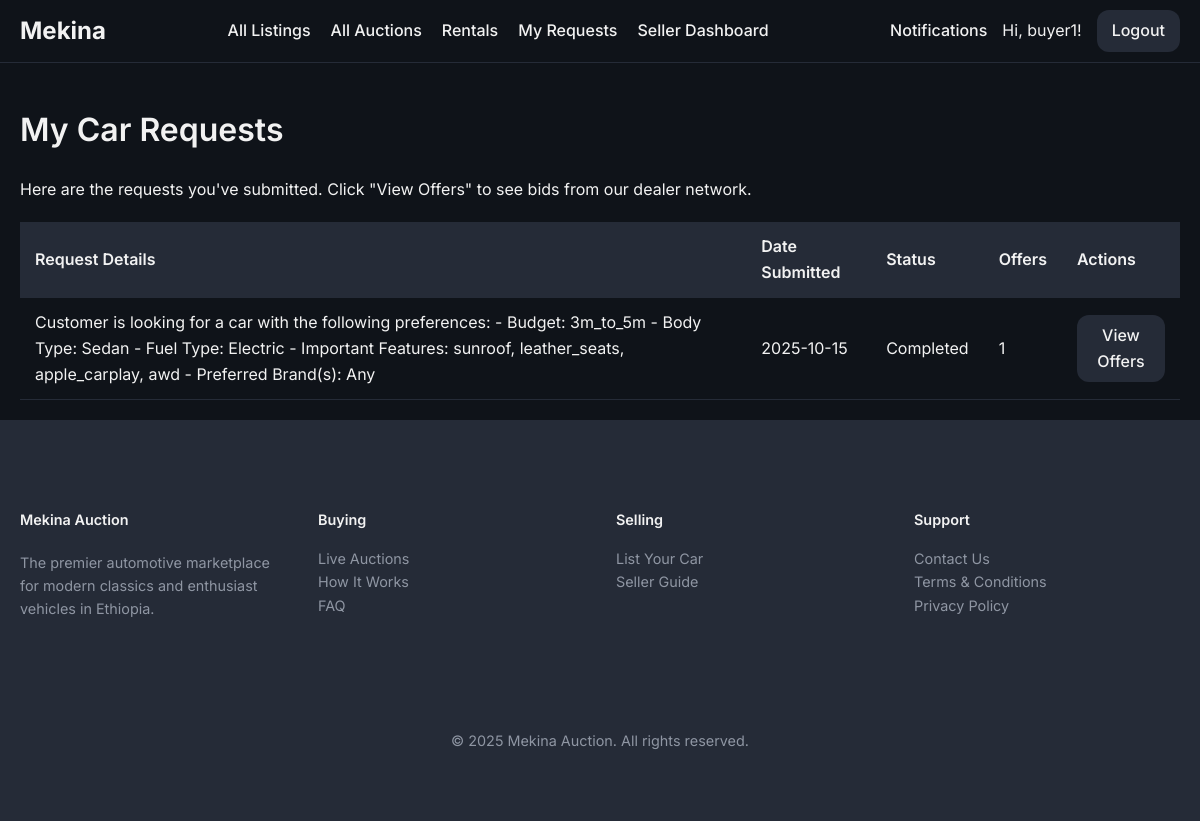
The page /requests/my (signed in) on the database as committed earlier.
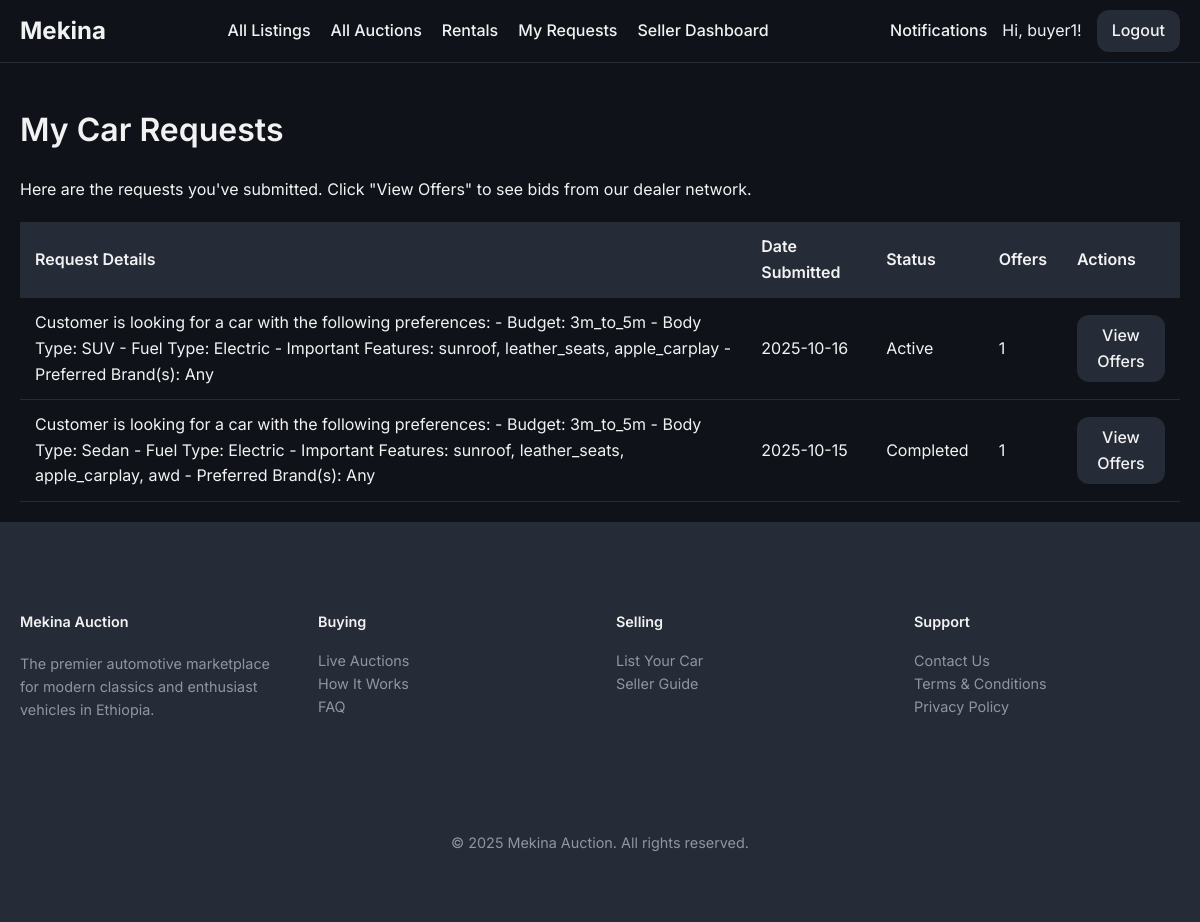
The same page on the database as committed later.
### models/user.py (models this page shows, shortened)
class User(UserMixin, db.Model):
    id = db.Column(db.Integer, primary_key=True)
    username = db.Column(db.String(64), index=True, unique=True, nullable=False)
    email = db.Column(db.String(120), index=True, unique=True, nullable=False)
    phone_number = db.Column(db.String(20), nullable=True)
    password_hash = db.Column(db.String(128))
    is_admin = db.Column(db.Boolean, default=False)
    is_dealer = db.Column(db.Boolean, default=False)
    is_rental_company = db.Column(db.Boolean, default=False)
    points = db.Column(db.Integer, nullable=False, default=5) # Points for dealers to bid
    cars = db.relationship('Car', backref='owner', lazy='dynamic')
    bids = db.relationship('Bid', backref='bidder', lazy='dynamic')
    dealer_bids = db.relationship('DealerBid', backref='dealer', lazy='dynamic')
    car_requests = db.relationship('CarRequest', backref='customer', lazy='dynamic')

### models/car_request.py (models this page shows)
class CarRequest(db.Model):
    __tablename__ = 'car_requests'
    id = db.Column(db.Integer, primary_key=True)
    make = db.Column(db.String(64), nullable=True)
    model = db.Column(db.String(64), nullable=True)
    min_year = db.Column(db.Integer, nullable=True)
    max_mileage = db.Column(db.Integer, nullable=True)
    notes = db.Column(db.Text, nullable=True)
    status = db.Column(db.String(20), default='active', nullable=False) # e.g., active, completed, expired
    created_at = db.Column(db.DateTime, default=datetime.utcnow)
    user_id = db.Column(db.Integer, db.ForeignKey('user.id'), nullable=False)
    dealer_bids = db.relationship('DealerBid', foreign_keys='DealerBid.request_id', backref='car_request', lazy='dynamic', cascade="all, delete-orphan")
    accepted_bid_id = db.Column(db.Integer, db.ForeignKey('dealer_bid.id', use_alter=True, name='fk_car_requests_accepted_bid_id'), nullable=True)
    accepted_bid = db.relationship('DealerBid', foreign_keys=[accepted_bid_id])

### routes/request.py (the view)
@request_bp.route('/my')
@login_required
def my_requests():
    requests = CarRequest.query.filter_by(user_id=current_user.id).order_by(CarRequest.created_at.desc()).all()
    return render_template('my_requests.html', requests=requests)

### templates/my_requests.html (shortened to what this page needs)
{% extends "base.html" %}
{% block content %}
    <h1>My Car Requests</h1>
    <p>Here are the requests you've submitted. Click "View Offers" to see bids from our dealer network.</p>
    {% if requests %}
        <table>
            <thead>
                <tr>
                    <th>Request Details</th>
                    <th>Date Submitted</th>
                    <th>Status</th>
                    <th>Offers</th>
                    <th>Actions</th>
                </tr>
            </thead>
            <tbody>
                {% for req in requests %}
                <tr>
                    <td>{{ req.notes or (req.make ~ ' ' ~ req.model) }}</td>
                    <td>{{ req.created_at.strftime('%Y-%m-%d') }}</td>
                    <td>{{ req.status|capitalize }}</td>
                    <td>{{ req.dealer_bids.count() }}</td>
                    <td><a href="{{ url_for('request.request_detail', request_id=req.id) }}" class="btn edit">View Offers</a></td>
                </tr>
                {% endfor %}
            </tbody>
        </table>
    {% else %}
        <p>You have not made any car requests yet. <a href="{{ url_for('request.start_request') }}">Find a car now!</a></p>
    {% endif %}
{% endblock %}

### templates/base.html (shortened to what this page needs)
<!DOCTYPE html>
<html lang="en">
<head>
    <link rel="stylesheet" href="{{ url_for('static', filename='css/style.css') }}">
</head>
<body>
    <nav>
        <a href="{{ url_for('main.home') }}" class="nav-brand">Mekina</a>
        <ul>
            {% if current_user.is_authenticated and current_user.is_admin %}
                <li><a href="{{ url_for('admin.dashboard') }}">Dashboard</a></li>
                <li><a href="{{ url_for('rentals.list_rentals') }}">Rentals</a></li>
                <li><a href="{{ url_for('admin.user_management') }}">Users</a></li>
                <li><a href="{{ url_for('auctions.list_auctions') }}">Manage Auctions</a></li>
            {% elif current_user.is_authenticated %}
                <li><a href="{{ url_for('main.all_listings') }}">All Listings</a></li>
                <li><a href="{{ url_for('auctions.list_auctions') }}">All Auctions</a></li>
                <li><a href="{{ url_for('rentals.list_rentals') }}">Rentals</a></li>
                {% if not current_user.is_dealer %}
                <li><a href="{{ url_for('request.my_requests') }}">My Requests</a></li>
                {% endif %}
                {% if not current_user.is_dealer %}
                    <li><a href="{{ url_for('seller.dashboard') }}">Seller Dashboard</a></li>
                {% endif %}
            {% else %}
                <li><a href="{{ url_for('main.all_listings') }}">All Listings</a></li>
                <li><a href="{{ url_for('auctions.list_auctions') }}">All Auctions</a></li>
                <li><a href="{{ url_for('rentals.list_rentals') }}">Rentals</a></li>
            {% endif %}
        </ul>
        <div class="nav-right">
            {% if current_user.is_authenticated %}
                <a href="{{ url_for('main.notifications') }}">
                    Notifications
                </a>
                <span>Hi, {{ current_user.username }}!</span>
                <a href="{{ url_for('auth.logout') }}" class="nav-button">Logout</a>
            {% else %}
                <a href="{{ url_for('auth.login') }}" class="nav-button">Login</a>
                <a href="{{ url_for('auth.register') }}" class="nav-button">Register</a>
            {% endif %}
        </div>
    </nav>
    <main class="container">
        {% block content %}{% endblock %}
    </main>
    <footer class="site-footer">
        <div class="container">
            <div class="footer-grid">
                <div class="footer-brand">
                    <h4>Mekina Auction</h4>
                    <p>
                        The premier automotive marketplace for modern classics and enthusiast vehicles in Ethiopia.
                    </p>
                </div>
                <div class="footer-links">
                    <h4>Buying</h4>
                    <ul>
                        <li><a href="{{ url_for('auctions.list_auctions') }}">Live Auctions</a></li>
                        <li><a href="#">How It Works</a></li>
                        <li><a href="#">FAQ</a></li>
                    </ul>
                </div>
                <div class="footer-links">
                    <h4>Selling</h4>
                    <ul>
                        <li><a href="{{ url_for('seller.submit_car') }}">List Your Car</a></li>
                        <li><a href="#">Seller Guide</a></li>
                    </ul>
                </div>
                <div class="footer-links">
                    <h4>Support</h4>
                    <ul>
                        <li><a href="#">Contact Us</a></li>
                        <li><a href="#">Terms & Conditions</a></li>
                        <li><a href="#">Privacy Policy</a></li>
                    </ul>
                </div>
            </div>
            <div class="footer-bottom">
                <p>&copy; {{ now.year }} Mekina Auction. All rights reserved.</p>
            </div>
        </div>
    </footer>
</body>
</html>

### static/css/style.css (style rules this page uses)
:root { --background: 220 25% 8%; --foreground: 0 0% 95%; --card: 220 20% 12%; --card-foreground: 0 0% 95%; --popover: 220 20% 12%; --popover-foreground: 0 0% 95%; --primary: 38 92% 50%; --primary-foreground: 220 70% 12%; --secondary: 220 20% 18%; --secondary-foreground: 0 0% 95%; --muted: 220 20% 16%; --muted-foreground: 220 10% 60%; --accent: 260 80% 70%; --accent-foreground: 0 0% 100%; --destructive: 0 62.8% 30.6%; --destructive-foreground: 0 0% 100%; --border: 220 20% 18%; --input: 220 20% 18%; --ring: 260 80% 70%; --radius: 0.75rem; --success: 142 76% 36%; --warning: 38 92% 50%; --info: 220 20% 18%; --gradient-primary: linear-gradient(135deg, hsl(220 20% 12%), hsl(220 20% 18%)); --gradient-accent: linear-gradient(135deg, hsl(260 80% 70%), hsl(260 70% 60%)); --shadow-card: 0 4px 6px -1px hsl(0 0% 0% / 0.3), 0 2px 4px -1px hsl(0 0% 0% / 0.2); --shadow-elevated: 0 10px 15px -3px hsl(0 0% 0% / 0.3), 0 4px 6px -2px hsl(0 0% 0% / 0.2); }
body { font-family: 'Inter', sans-serif; background-color: hsl(var(--background)); color: hsl(var(--foreground)); margin: 0; line-height: 1.6; display: flex; flex-direction: column; min-height: 100vh; }
main { flex-grow: 1; }
.container, .main-content, .sidebar { max-width: 1200px; margin: 20px auto; padding: 0 20px; }
h1, h2, h3, h4, h5, h6 { font-weight: 600; }
a { color: hsl(var(--accent)); text-decoration: none; }
nav { background-color: hsl(var(--background)); border-bottom: 1px solid hsl(var(--border)); padding: 10px 20px; display: flex; justify-content: space-between; align-items: center; }
.nav-brand { font-size: 1.5rem; font-weight: 700; color: hsl(var(--foreground)); text-decoration: none; }
nav ul { list-style: none; margin: 0; padding: 0; display: flex; gap: 20px; }
nav a { color: hsl(var(--foreground)); font-weight: 500; }
.nav-right { display: flex; align-items: center; gap: 15px; }
.nav-button { background-color: hsl(var(--info)); color: hsl(var(--foreground)); padding: 8px 15px; border-radius: var(--radius); font-weight: 500; }
table { width: 100%; border-collapse: collapse; margin-top: 20px; }
th, td { padding: 12px 15px; text-align: left; border-bottom: 1px solid hsl(var(--border)); }
thead th { background-color: hsl(var(--secondary)); font-weight: 600; }
.site-footer { background-color: hsl(var(--secondary)); border-top: 1px solid hsl(var(--border)); padding: 3rem 0; font-size: 0.9rem; }
.footer-grid { display: grid; grid-template-columns: repeat(4, 1fr); gap: 2rem; }
.footer-brand p { color: hsl(var(--muted-foreground)); margin-top: 1rem; }
.footer-links h4 { margin-bottom: 1rem; font-weight: 600; }
.footer-links ul { list-style: none; padding: 0; margin: 0; space-y: 0.5rem; }
.footer-links a { color: hsl(var(--muted-foreground)); }
.footer-bottom { margin-top: 3rem; padding-top: 2rem; border-top: 1px solid hsl(var(--border)); text-align: center; color: hsl(var(--muted-foreground)); }
.btn, .button-group button, .button-group a { border: none; padding: 8px 12px; border-radius: var(--radius); cursor: pointer; font-weight: 500; text-decoration: none; display: inline-block; text-align: center; }
.btn.edit, .button-group .edit { background-color: hsl(var(--info)); color: hsl(var(--foreground)); }

Rows that differ between the two databases and show on the page:
added CarRequest: notes "Customer is looking for a car with the following preferences: - Budget: 3m_to_5m - Body Type: SUV - Fuel Type: Electric - Important Features: sunroof, leather_seats, apple_carplay - Preferred Brand(s): Any", created_at "2025-10-16", status "Active", dealer_bids.count "1"
